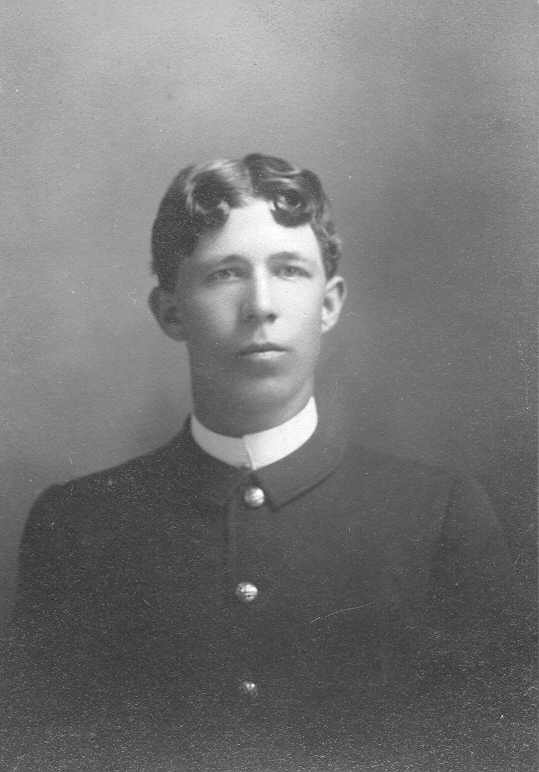
%> input picture Tutorial_2_export/Code/charles_butter_2.jpg, 539 x 772 px
$ octave image_gradient.m   (GNU Octave 9; MATLAB toolbox functions it lacks are replaced by stand-ins)
%> lines starting %> are read from the running program, lines starting %| are printed output that depends on the picture
% image gradient
clear all; close all; clc;
f = imread('charles_butter_2.jpg');
%> f is the input picture: size 772x539 uint8; min 34, max 255, mean 118.6

[fx,fy] = gradient(double(f));
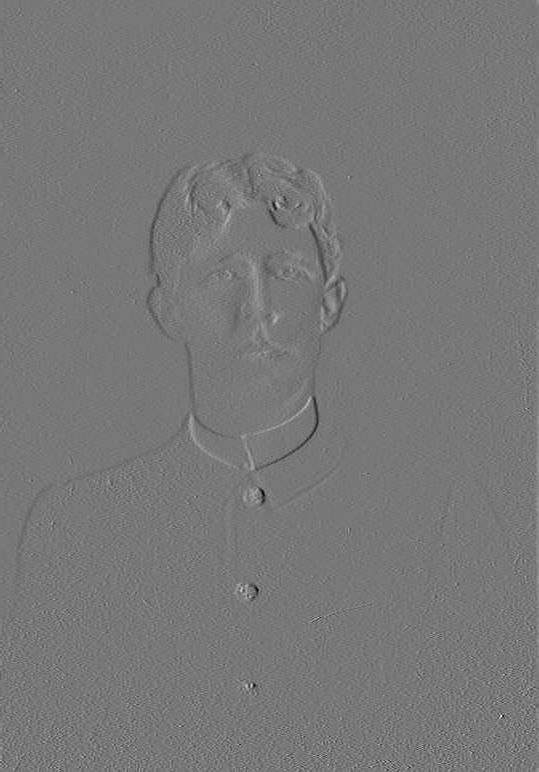
%> fx: size 772x539 double; min -69, max 77.5, mean 0; drawn with min black and max white

df = sqrt(fx.^2+fy.^2);
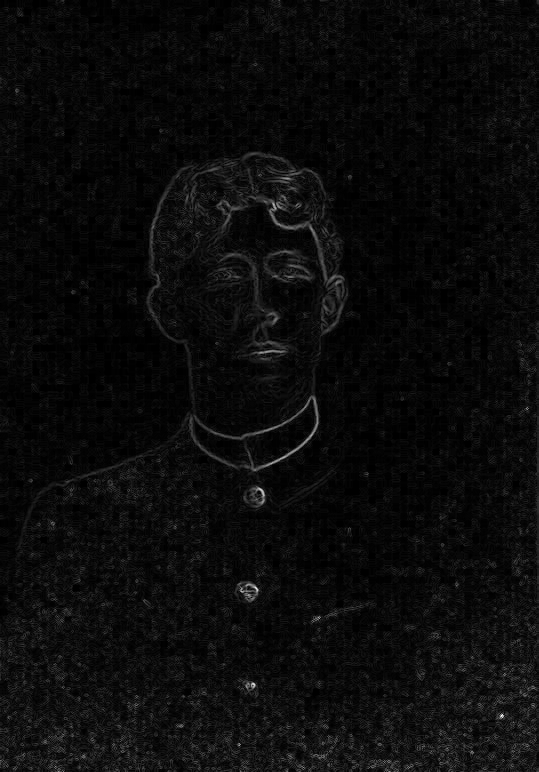
%> df: size 772x539 double; min 0, max 86.99, mean 3.9; drawn with min black and max white
figure;imshow(f,'Border','tight');, title('original');
figure;imshow(uint8(fx),'Border','tight'), title('df/dx');
%> after `imshow(uint8(fx),'Border','tight')`:
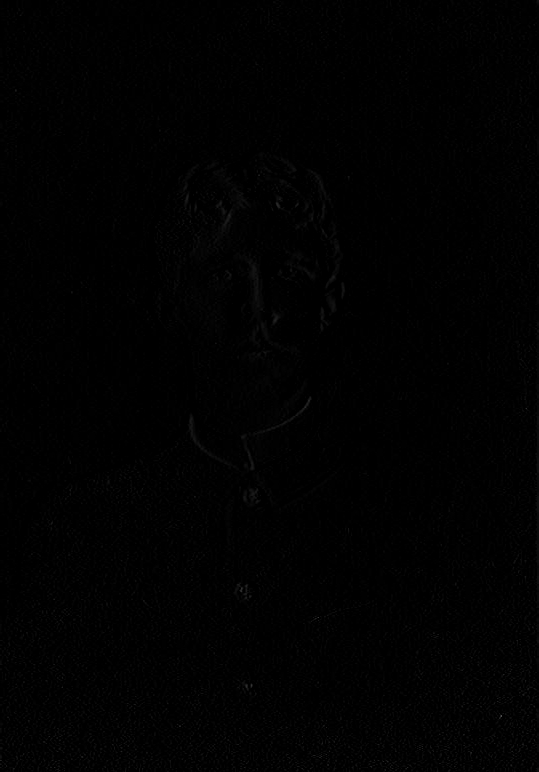
%> displayed picture: size 772x539, on the screen's scale of 0 to 255; min 0, max 78, mean 1.2
figure;imshow(uint8(fy),'Border','tight'), title('df/dy');
figure;imshow(uint8(df),'Border','tight'), title('magnitude');
